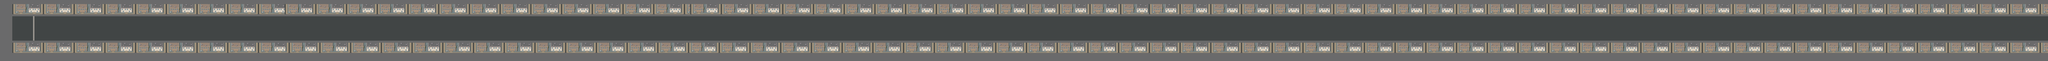

A level layout from a 2D game, rendered from its tile map. Below: a short description, then the map file with tile-grid data replaced by summaries:
An orthogonal 1000x30 tile map with 32x32 px tiles, 1 tile layer (Calque de Tile 1), 2 tilesets.

<map version="1.0" orientation="orthogonal" width="1000" height="30" tilewidth="32" tileheight="32">
 <tileset firstgid="1" name="racetrack" tilewidth="32" tileheight="32">
  <image source="racetrack.png" width="1982" height="2064" />
 </tileset>
 <tileset firstgid="3905" name="race" tilewidth="32" tileheight="32">
  <image source="race.png" width="960" height="630" />
 </tileset>
 <layer name="Calque de Tile 1" width="1000" height="30">
  <data>[30000 cells, 30000 non-empty, 78 distinct tile ids]</data>
 </layer>
</map>
